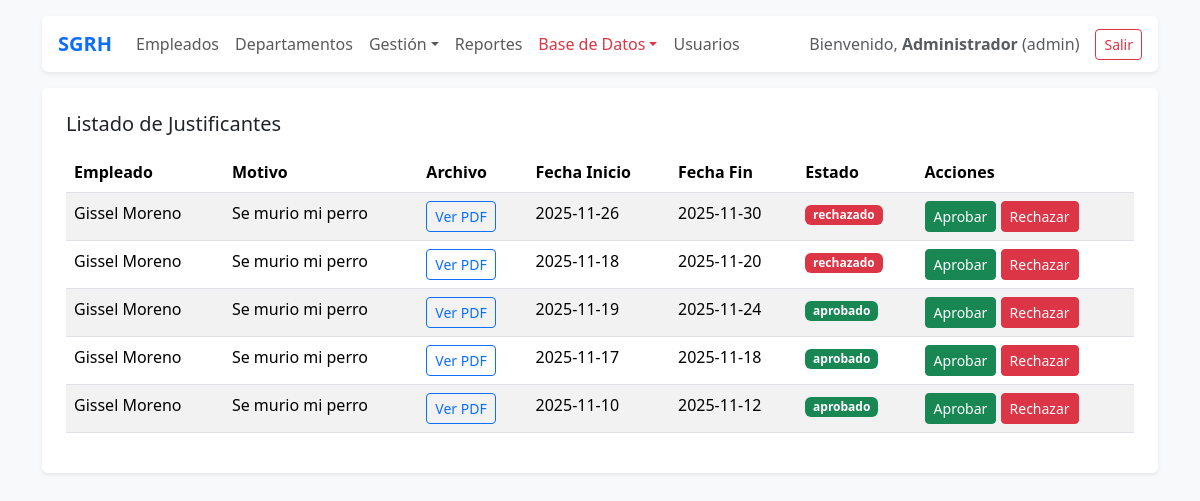
The page /public/?route=justificantes (signed in) on the database its author committed.
### tables this page shows
CREATE TABLE `justificantes` (
  `id` int(11) NOT NULL AUTO_INCREMENT,
  `empleado_id` int(11) NOT NULL,
  `motivo` varchar(255) NOT NULL,
  `archivo` varchar(255) NOT NULL,
  `fecha_inicio` date NOT NULL,
  `fecha_fin` date NOT NULL,
  `estado` enum('pendiente','aprobado','rechazado') DEFAULT 'pendiente',
  `created_at` timestamp NOT NULL DEFAULT current_timestamp(),
  `updated_at` timestamp NOT NULL DEFAULT current_timestamp() ON UPDATE current_timestamp(),
  PRIMARY KEY (`id`),
  KEY `fk_justificante_empleado` (`empleado_id`),
  CONSTRAINT `fk_justificante_empleado` FOREIGN KEY (`empleado_id`) REFERENCES `empleados` (`id`) ON DELETE CASCADE ON UPDATE CASCADE
);

CREATE TABLE `empleados` (
  `id` int(11) NOT NULL AUTO_INCREMENT,
  `user_id` int(11) NOT NULL,
  `nombre` varchar(100) NOT NULL,
  `apellidos` varchar(150) NOT NULL,
  `genero` enum('masculino','femenino','otro') NOT NULL,
  `correo` varchar(150) NOT NULL,
  `curp` char(18) NOT NULL,
  `puesto` varchar(100) DEFAULT NULL,
  `departamento_id` int(11) NOT NULL,
  `estado` enum('activo','baja') NOT NULL DEFAULT 'activo',
  `created_at` timestamp NOT NULL DEFAULT current_timestamp(),
  `updated_at` timestamp NOT NULL DEFAULT current_timestamp() ON UPDATE current_timestamp(),
  PRIMARY KEY (`id`),
  UNIQUE KEY `correo` (`correo`),
  UNIQUE KEY `curp` (`curp`),
  KEY `fk_empleado_departamento` (`departamento_id`),
  CONSTRAINT `fk_empleado_departamento` FOREIGN KEY (`departamento_id`) REFERENCES `departamentos` (`id`) ON UPDATE CASCADE
);

### app/core/Controller.php (called while the page is built, shortened)
<?php
class Controller {
    protected function view(string $template, array $data = []) {
        extract($data);
        $viewPath = __DIR__ . '/../views/' . $template . '.php';
        include __DIR__ . '/../views/layout/header.php';
        include __DIR__ . '/../views/layout/nav.php';
        include $viewPath;
        include __DIR__ . '/../views/layout/footer.php';
    }
}

### app/controllers/JustificanteController.php (called while the page is built, shortened)
<?php
class JustificanteController extends Controller {
    public function index() {
        $justificantes = Justificante::todos();
        $this->view('justificante/index', compact('justificantes'));
    }
}

### app/models/Justificante.php (called while the page is built, shortened)
<?php
class Justificante {
    public static function todos() {
        $db = Database::getInstance();
        $sql = "SELECT j.*, e.nombre, e.apellidos
                FROM justificantes j
                JOIN empleados e ON e.id = j.empleado_id
                ORDER BY j.created_at DESC";
        return $db->query($sql)->fetchAll();
    }
}

### app/views/justificante/index.php (the view, shortened to what this page needs)
<div class="p-4 bg-white shadow-sm rounded">
  <h5 class="mb-3">Listado de Justificantes</h5>
  <?php if (!empty($justificantes)): ?>
  <div class="table-responsive">
    <table class="table table-striped">
      <thead>
        <tr>
          <th>Empleado</th>
          <th>Motivo</th>
          <th>Archivo</th>
          <th>Fecha Inicio</th>
          <th>Fecha Fin</th>
          <th>Estado</th>
          <th>Acciones</th>
        </tr>
      </thead>
      <tbody>
        <?php foreach ($justificantes as $j): ?>
        <tr>
          <td><?= htmlspecialchars($j['nombre'] . ' ' . $j['apellidos']) ?></td>
          <td><?= htmlspecialchars($j['motivo']) ?></td>
          <td>
            <a href="/SGRH_PHP_MVC/public/?route=justificante_ver&id=<?= $j['id'] ?>" target="_blank" class="btn btn-outline-primary btn-sm">
              Ver PDF
            </a>
          </td>
          <td><?= htmlspecialchars($j['fecha_inicio']) ?></td>
          <td><?= htmlspecialchars($j['fecha_fin']) ?></td>
          <td>
            <?php
              $badge = [
                'pendiente' => 'warning',
                'aprobado' => 'success',
                'rechazado' => 'danger'
              ][$j['estado']] ?? 'secondary';
            ?>
            <span class="badge bg-<?= $badge ?>"><?= htmlspecialchars($j['estado']) ?></span>
          </td>
          <td>
            <form action="/SGRH_PHP_MVC/public/?route=justificante_estado" method="POST" style="display:inline;">
              <button name="estado" value="aprobado" class="btn btn-success btn-sm">Aprobar</button>
              <button name="estado" value="rechazado" class="btn btn-danger btn-sm">Rechazar</button>
            </form>
          </td>
        </tr>
        <?php endforeach; ?>
      </tbody>
    </table>
  </div>
  <?php else: ?>
    <p class="text-muted">No hay justificantes registrados.</p>
  <?php endif; ?>
</div>

### rows shown on the page
justificantes: empleado.apellidos "Gissel Moreno", motivo "Se murio mi perro", fecha_inicio "2025-11-26", fecha_fin "2025-11-30", estado "rechazado"
justificantes: empleado.apellidos "Gissel Moreno", motivo "Se murio mi perro", fecha_inicio "2025-11-18", fecha_fin "2025-11-20", estado "rechazado"
justificantes: empleado.apellidos "Gissel Moreno", motivo "Se murio mi perro", fecha_inicio "2025-11-19", fecha_fin "2025-11-24", estado "aprobado"
justificantes: empleado.apellidos "Gissel Moreno", motivo "Se murio mi perro", fecha_inicio "2025-11-17", fecha_fin "2025-11-18", estado "aprobado"
justificantes: empleado.apellidos "Gissel Moreno", motivo "Se murio mi perro", fecha_inicio "2025-11-10", fecha_fin "2025-11-12", estado "aprobado"

### other values the page prints
$u['name'] "Administrador"
$u['role'] "admin"
